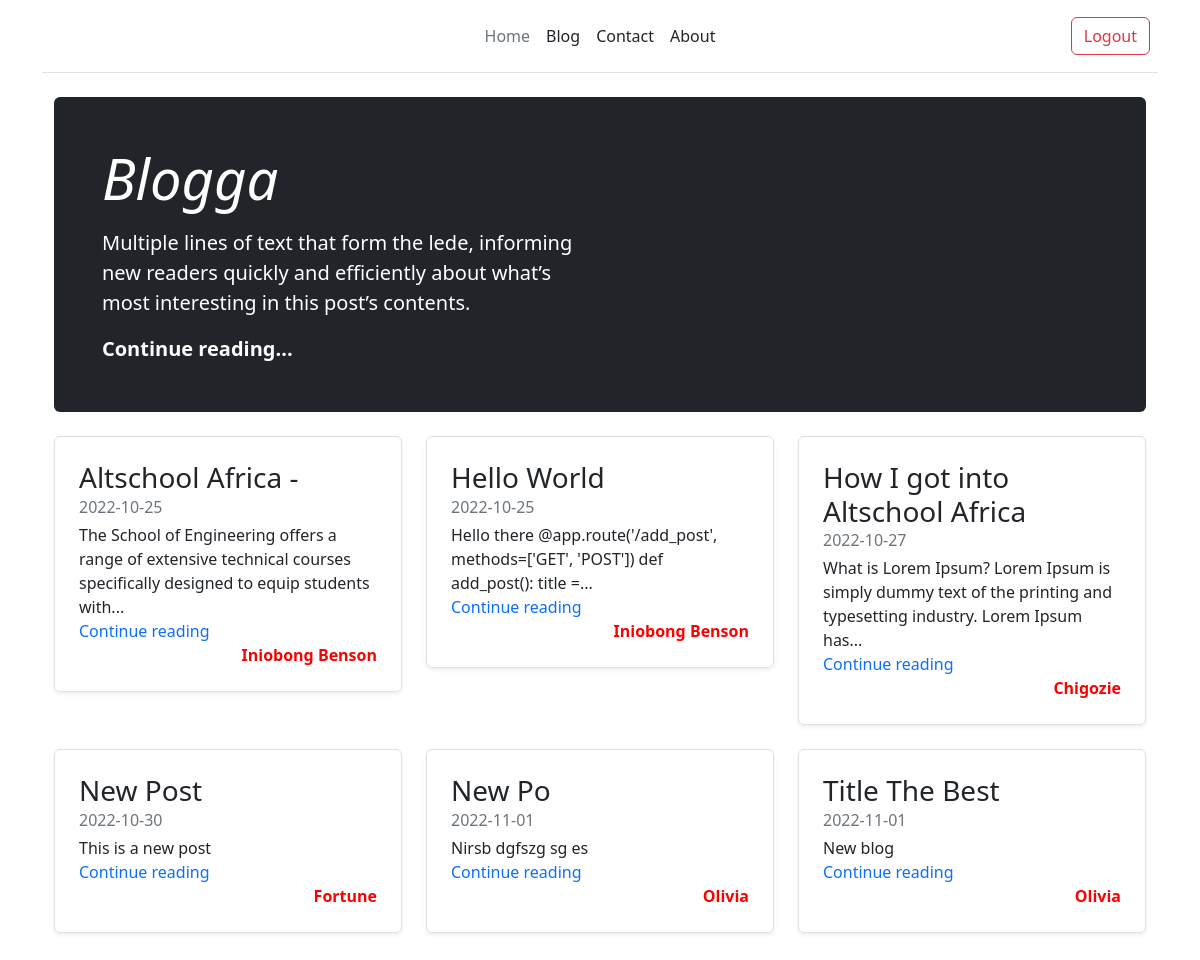
Page / (signed in) on the committed database.
### app.py (models this page shows, shortened)
class Blog(db.Model):
    __tablename__ = "Blog"
    id = db.Column(db.Integer, primary_key=True)
    title = db.Column(db.String, unique=True, nullable=False)
    content = db.Column(db.Text, nullable=False)
    date_published = db.Column(db.DateTime)
    author = db.Column(db.String, default="Iniobong Benson")

### app.py (the view)
@app.route('/')
def index():
    posts = Blog.query.all()
    print(session)
    return render_template('index.html', posts=posts)

### app.py (called while the page is built)
@login_manager.user_loader
def user_loader(user_id):
    return User.query.get(user_id)

    def __repr__(self):
        return f"{self.first_name}"

### templates/index.html
{% extends 'base.html' %}
{% block content %}
  <main class="container">
    <div class="p-4 p-md-5 mb-4 rounded text-bg-dark">
      <div class="col-md-6 px-0">
        <h1 class="display-4 fst-italic">Blogga</h1>
        <p class="lead my-3">Multiple lines of text that form the lede, informing new readers quickly and efficiently about what’s most interesting in this post’s contents.</p>
        <p class="lead mb-0"><a href="#" class="text-white fw-bold">Continue reading...</a></p>
      </div>
    </div>
    <div class="row mb-2">
        {% for post in posts %}
      <div class="col-md-4 post">
        <div class="row g-0 border rounded overflow-hidden flex-md-row mb-4 shadow-sm h-md-250 position-relative">
          <div class="col p-4 d-flex flex-column position-static">
            <h3 class="mb-0">{{post.title}}</h3>
            <div class="mb-1 text-muted">{{post.date_published.strftime('%Y-%m-%d')}}</div>
            <p class="card-text mb-auto">{{post.content |truncate(120)}}</p>
            <a href="/post/{{post.id}}" class="stretched-link">Continue reading</a>
            <strong class="author">{{post.author}}</strong>
          </div>
        </div>
      </div>
{% endfor %}
{% endblock content %}

### static/styles/main.css (style rules this page uses)
html, body { box-sizing: border-box; }
a { text-decoration: none; }
.author { color: red; text-align: right; }

### rows in the picture
Blog: title "Altschool Africa -", date_published "2022-10-25", content "The School of Engineering offers a range of extensive technical courses specifically designed to equip students with...", author "Iniobong Benson"
Blog: title "Hello World", date_published "2022-10-25", content "Hello there @app.route('/add_post', methods=['GET', 'POST']) def add_post(): title =...", author "Iniobong Benson"
Blog: title "How I got into Altschool Africa", date_published "2022-10-27", content "What is Lorem Ipsum? Lorem Ipsum is simply dummy text of the printing and typesetting industry. Lorem Ipsum has...", author "Chigozie"
Blog: title "New Post", date_published "2022-10-30", content "This is a new post", author "Fortune"
Blog: title "New Po", date_published "2022-11-01", content "Nirsb dgfszg sg es", author "Olivia"
Blog: title "Title The Best", date_published "2022-11-01", content "New blog", author "Olivia"
